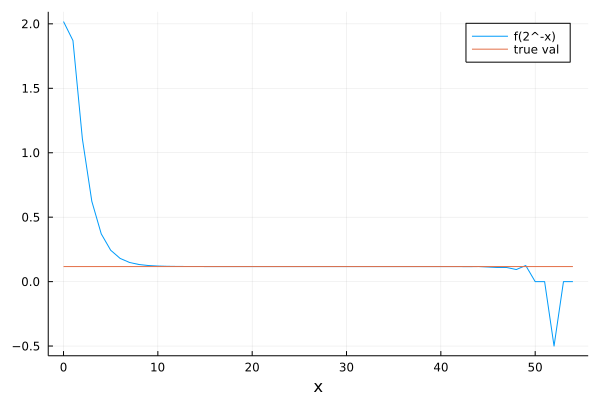

This figure's Julia source:
# by Wojciech Rymer

using Printf
using Plots
function calculate_der(f,x,h)
    return (f(x+h) - f(x))/h
end

f(x) = sin(x) + cos(3x)
exact = 0.1169422816885380510987021990186457641915106278611254752144493316
val = zeros(0)
err = zeros(0)
for i in 0:54
    x = calculate_der(f,1.0,2.0^Float64(-i))
    er = abs(exact - x)
    append!(val,x)
    append!(err,er)
    @printf("%d,%.10e,%.10e,%.10e\n",i,2.0^(-i),x,er)
end

plot([0:54],val, label = "f(2^-x)")
plot!([0:54],[exact for e in 0:54], label = "true val")

# plot([20:40],val[20:40], label = "f(2^-x)")
# plot!([20:40],[exact for e in 20:40], label = "true val")

xlabel!("x")
# png("zad7png")
